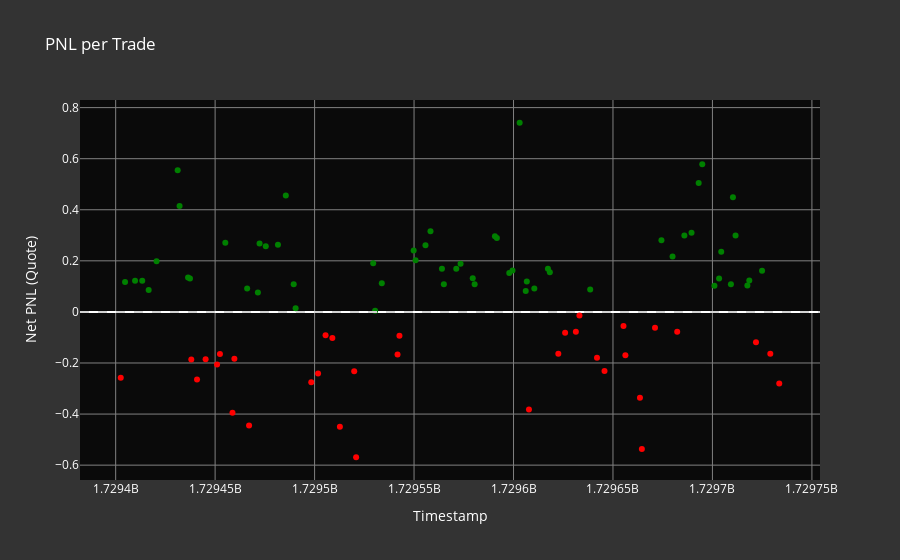

The notebook cell this image was saved under:
### Markdown cell above
### Scatter of PNL per Trade
This bar chart illustrates the PNL for each individual trade. Positive PNLs are shown in green and negative PNLs in red, providing a clear view of profitable vs. unprofitable trades.

### Code cell
import plotly.express as px

# Create a new column for profitability
executors_df['profitable'] = executors_df['net_pnl_quote'] > 0

# Create the scatter plot
fig = px.scatter(
    executors_df,
    x="timestamp",
    y='net_pnl_quote',
    title='PNL per Trade',
    color='profitable',
    color_discrete_map={True: 'green', False: 'red'},
    labels={'timestamp': 'Timestamp', 'net_pnl_quote': 'Net PNL (Quote)'},
    hover_data=['filled_amount_quote', 'side']
)

# Customize the layout
fig.update_layout(
    xaxis_title="Timestamp",
    yaxis_title="Net PNL (Quote)",
    legend_title="Profitable",
    font=dict(size=12, color="white"),
    showlegend=False,
    plot_bgcolor='rgba(0,0,0,0.8)',  # Dark background
    paper_bgcolor='rgba(0,0,0,0.8)',  # Dark background for the entire plot area
    xaxis=dict(gridcolor="gray"),
    yaxis=dict(gridcolor="gray")
)

# Add a horizontal line at y=0 to clearly separate profits and losses
fig.add_hline(y=0, line_dash="dash", line_color="lightgray")

# Show the plot
fig.show()

### Figure 1 — Plotly figure (JSON) as saved in the notebook; plotly's stock layout.template omitted (floating-point values rounded to 4 significant figures)
{"data": [{"customdata": [[66.67, "SELL"], [66.67, "SELL"], [66.67, "SELL"], [66.67, "SELL"], [66.67, "SELL"], [66.67, "SELL"], [202.7, "SELL"], [202.7, "SELL"], [66.67, "SELL"], [66.67, "BUY"], [66.67, "BUY"], [66.67, "BUY"], [66.67, "BUY"], [197.3, "BUY"], [66.67, "BUY"], [66.67, "BUY"], [66.67, "SELL"], [66.67, "SELL"], [66.67, "BUY"], [66.67, "SELL"], [66.67, "SELL"], [66.67, "SELL"], [66.67, "SELL"], [66.67, "BUY"], [66.67, "BUY"], [66.67, "BUY"], [66.67, "BUY"], [66.67, "BUY"], [66.67, "BUY"], [66.67, "BUY"], [66.67, "BUY"], [66.67, "SELL"], [202.7, "SELL"], [66.67, "SELL"]], "hovertemplate": "profitable=False<br>Timestamp=%{x}<br>Net PNL (Quote)=%{y}<br>filled_amount_quote=%{customdata[0]}<br>side=%{customdata[1]}<extra></extra>", "legendgroup": "False", "marker": {"color": "red", "symbol": "circle"}, "mode": "markers", "name": "False", "orientation": "h", "showlegend": true, "type": "scatter", "x": [1729402560, 1729438020, 1729440900, 1729445220, 1729450980, 1729452420, 1729458720, 1729459680, 1729467060, 1729498320, 1729501740, 1729505520, 1729508940, 1729512720, 1729519920, 1729520880, 1729541700, 1729542660, 1729607760, 1729622520, 1729625940, 1729631340, 1729633140, 1729641960, 1729645740, 1729655280, 1729656240, 1729663560, 1729664520, 1729671120, 1729682280, 1729721880, 1729729080, 1729733580], "xaxis": "x", "y": [-0.2577, -0.1866, -0.2651, -0.1858, -0.2058, -0.1643, -0.3946, -0.1837, -0.4443, -0.2756, -0.2415, -0.09141, -0.1018, -0.4498, -0.232, -0.5691, -0.1671, -0.09285, -0.3821, -0.1636, -0.08129, -0.07814, -0.01372, -0.1792, -0.2318, -0.05521, -0.1701, -0.336, -0.5367, -0.06249, -0.07776, -0.1188, -0.1636, -0.2799], "yaxis": "y"}, {"customdata": [[66.67, "BUY"], [66.67, "SELL"], [66.67, "SELL"], [66.67, "BUY"], [66.67, "SELL"], [66.67, "BUY"], [66.67, "BUY"], [66.67, "SELL"], [66.67, "SELL"], [66.67, "BUY"], [66.67, "SELL"], [66.67, "SELL"], [66.67, "SELL"], [66.67, "SELL"], [66.67, "BUY"], [66.67, "BUY"], [66.67, "SELL"], [66.67, "SELL"], [66.67, "BUY"], [66.67, "SELL"], [66.67, "BUY"], [66.67, "SELL"], [66.67, "SELL"], [66.67, "BUY"], [66.67, "BUY"], [66.67, "SELL"], [66.67, "SELL"], [66.67, "BUY"], [66.67, "BUY"], [66.67, "SELL"], [66.67, "SELL"], [66.67, "BUY"], [66.67, "BUY"], [66.67, "SELL"], [66.67, "SELL"], [197.3, "BUY"], [66.67, "BUY"], [66.67, "BUY"], [66.67, "SELL"], [66.67, "BUY"], [66.67, "BUY"], [66.67, "SELL"], [66.67, "BUY"], [66.67, "SELL"], [66.67, "BUY"], [66.67, "BUY"], [66.67, "SELL"], [66.67, "SELL"], [66.67, "BUY"], [66.67, "BUY"], [66.67, "BUY"], [197.3, "BUY"], [66.67, "BUY"], [66.67, "BUY"], [66.67, "SELL"], [66.67, "SELL"], [66.67, "BUY"]], "hovertemplate": "profitable=True<br>Timestamp=%{x}<br>Net PNL (Quote)=%{y}<br>filled_amount_quote=%{customdata[0]}<br>side=%{customdata[1]}<extra></extra>", "legendgroup": "True", "marker": {"color": "green", "symbol": "circle"}, "mode": "markers", "name": "True", "orientation": "h", "showlegend": true, "type": "scatter", "x": [1729404720, 1729409760, 1729413360, 1729416600, 1729420560, 1729431180, 1729432140, 1729436400, 1729437360, 1729455120, 1729466100, 1729471500, 1729475460, 1729472340, 1729481580, 1729485540, 1729489500, 1729490460, 1729529460, 1729533780, 1729530420, 1729549800, 1729550760, 1729555740, 1729558260, 1729564020, 1729564980, 1729571220, 1729573380, 1729579500, 1729580460, 1729590660, 1729591620, 1729597860, 1729599480, 1729603080, 1729606140, 1729606680, 1729610460, 1729617300, 1729618260, 1729638540, 1729674360, 1729679940, 1729685880, 1729689480, 1729693080, 1729694880, 1729701000, 1729703340, 1729709280, 1729704420, 1729710300, 1729711620, 1729717560, 1729718520, 1729724940], "xaxis": "x", "y": [0.1174, 0.1216, 0.1222, 0.08566, 0.1988, 0.5543, 0.4149, 0.1347, 0.1309, 0.2713, 0.09139, 0.07623, 0.2569, 0.268, 0.2631, 0.4563, 0.1085, 0.01448, 0.1908, 0.1121, 0.004133, 0.2403, 0.2023, 0.2613, 0.3162, 0.169, 0.1087, 0.1687, 0.1882, 0.1315, 0.1086, 0.2962, 0.2895, 0.1522, 0.162, 0.7407, 0.08229, 0.1187, 0.09124, 0.169, 0.1557, 0.08784, 0.2809, 0.2172, 0.2997, 0.3103, 0.5044, 0.5782, 0.1022, 0.1305, 0.1082, 0.2354, 0.4486, 0.2997, 0.103, 0.1234, 0.1612], "yaxis": "y"}], "layout": {"font": {"color": "white", "size": 12}, "legend": {"title": {"text": "Profitable"}, "tracegroupgap": 0}, "paper_bgcolor": "rgba(0,0,0,0.8)", "plot_bgcolor": "rgba(0,0,0,0.8)", "shapes": [{"line": {"color": "lightgray", "dash": "dash"}, "type": "line", "x0": 0, "x1": 1, "xref": "x domain", "y0": 0, "y1": 0, "yref": "y"}], "showlegend": false, "title": {"text": "PNL per Trade"}, "xaxis": {"anchor": "y", "domain": [0, 1], "gridcolor": "gray", "title": {"text": "Timestamp"}}, "yaxis": {"anchor": "x", "domain": [0, 1], "gridcolor": "gray", "title": {"text": "Net PNL (Quote)"}}}}
